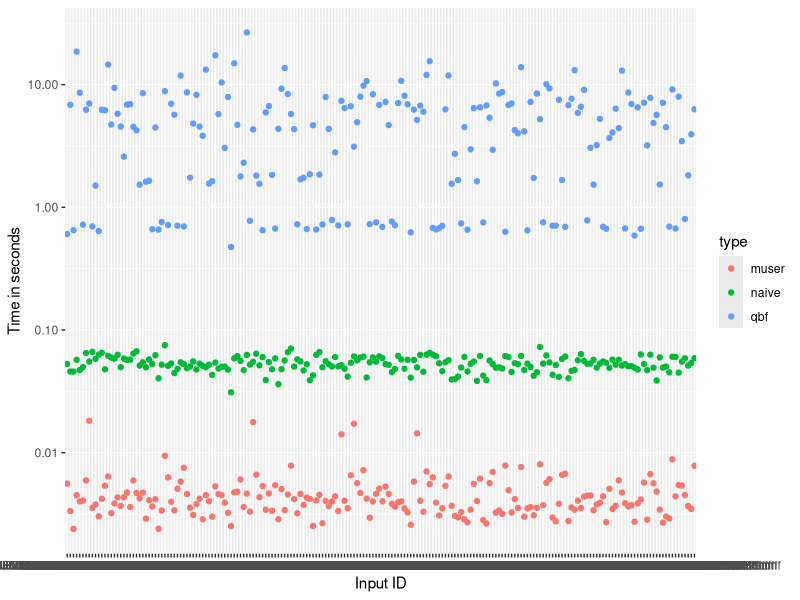
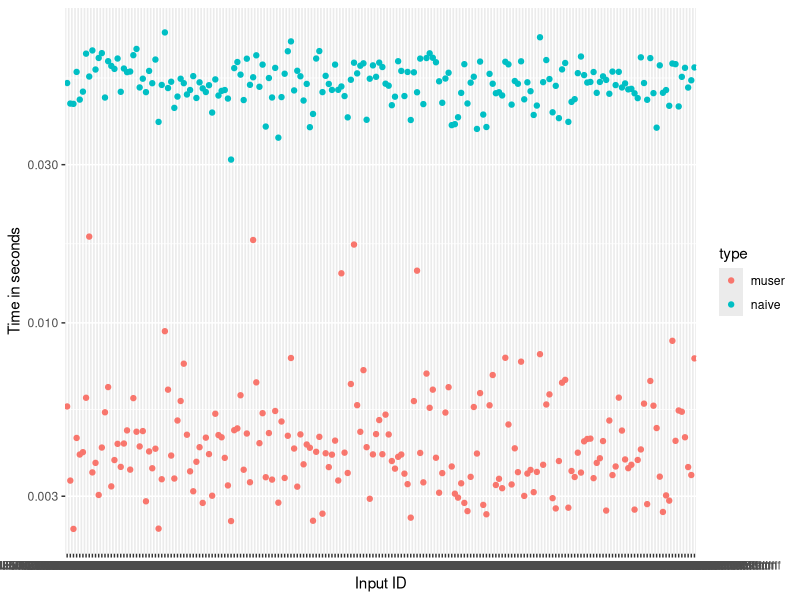
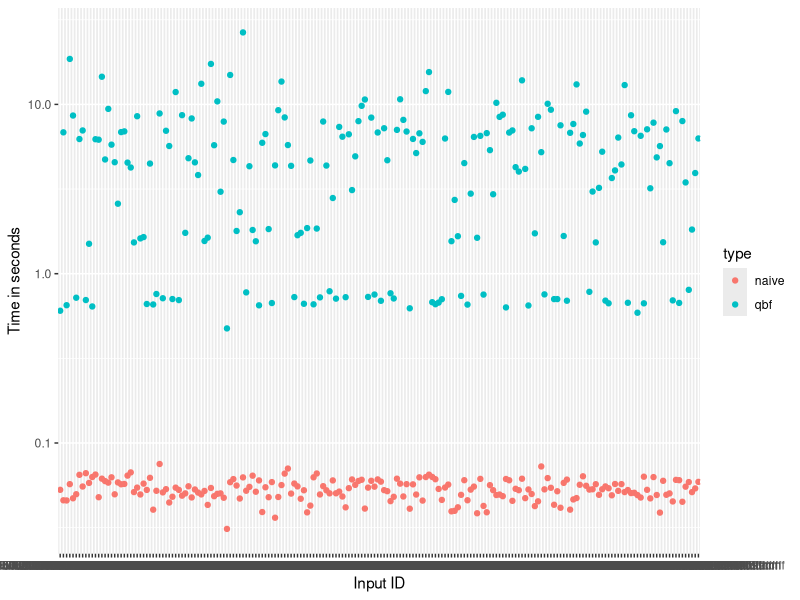
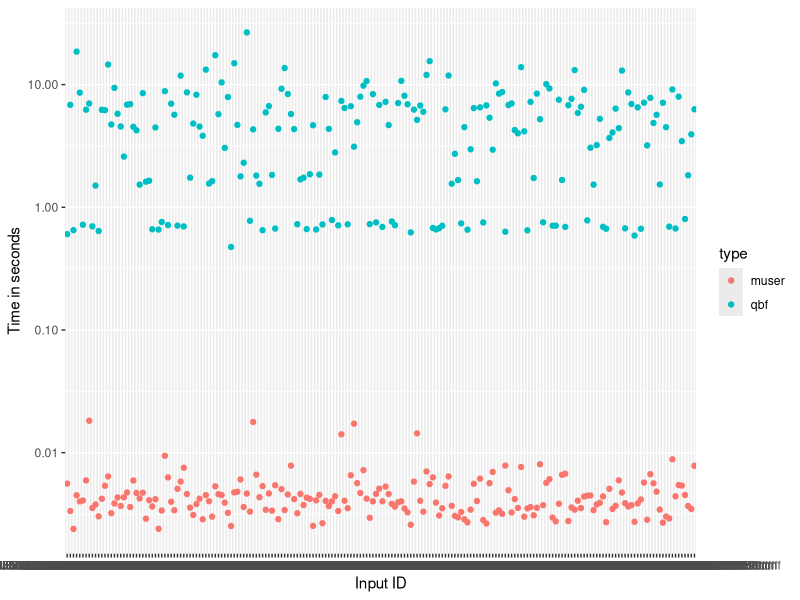

These charts were generated, in order, by the following R code:
library(gdata)                   # load gdata package
library(ggplot2)
library(dplyr)

df <- read.csv("./benchmark.csv")
df <- df %>% mutate(time = timeNs / 1e9)

plotSubset <- function (vec, y_axis_scale = 1) {
  ggplot(df %>% filter(type %in% vec)) + scale_x_discrete() + geom_point(aes(x = input, y = time, col = type)) +
    scale_y_continuous(trans = "log10", labels = scales::comma) +
    labs(y = "Time in seconds", x = "Input ID")
  # theme(axis.text.x = element_text(angle = 90, vjust = 0.5, hjust=1))
  
  
}


plotSubset(c("naive", "qbf", "muser"))
plotSubset(c("naive", "muser"))
plotSubset(c("naive", "qbf"))
plotSubset(c("muser", "qbf"))
